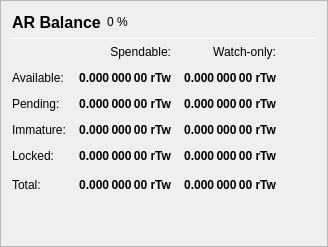
                   <widget class="QFrame" name="frame_Balances">
                    <property name="frameShape">
                     <enum>QFrame::StyledPanel</enum>
                    </property>
                    <property name="frameShadow">
                     <enum>QFrame::Raised</enum>
                    </property>
                    <layout class="QVBoxLayout" name="verticalLayout_4">
                     <item>
                      <layout class="QHBoxLayout" name="horizontalLayout_4">
                       <item>
                        <widget class="QLabel" name="label_5">
                         <property name="minimumSize">
                          <size>
                           <width>0</width>
                           <height>20</height>
                          </size>
                         </property>
                         <property name="font">
                          <font>
                           <pointsize>12</pointsize>
                           <weight>75</weight>
                           <bold>true</bold>
                          </font>
                         </property>
                         <property name="text">
                          <string>AR Balance</string>
                         </property>
                        </widget>
                       </item>
                       <item>
                        <widget class="QLabel" name="labelAriAPercent">
                         <property name="text">
                          <string notr="true">0 %</string>
                         </property>
                        </widget>
                       </item>
                       <item>
                        <spacer name="horizontalSpacer_3">
                         <property name="orientation">
                          <enum>Qt::Horizontal</enum>
                         </property>
                         <property name="sizeHint" stdset="0">
                          <size>
                           <width>40</width>
                           <height>20</height>
                          </size>
                         </property>
                        </spacer>
                       </item>
                      </layout>
                     </item>
                     <item>
                      <widget class="Line" name="line_Balance">
                       <property name="minimumSize">
                        <size>
                         <width>0</width>
                         <height>1</height>
                        </size>
                       </property>
                       <property name="maximumSize">
                        <size>
                         <width>16777215</width>
                         <height>1</height>
                        </size>
                       </property>
                       <property name="orientation">
                        <enum>Qt::Horizontal</enum>
                       </property>
                      </widget>
                     </item>
                     <item>
                      <layout class="QGridLayout" name="gridLayout">
                       <property name="spacing">
                        <number>12</number>
                       </property>
                       <item row="0" column="1">
                        <widget class="QLabel" name="labelSpendable">
                         <property name="text">
                          <string>Spendable:</string>
                         </property>
                         <property name="alignment">
                          <set>Qt::AlignRight|Qt::AlignTrailing|Qt::AlignVCenter</set>
                         </property>
                        </widget>
                       </item>
                       <item row="0" column="2">
                        <widget class="QLabel" name="labelWatchonly">
                         <property name="text">
                          <string>Watch-only:</string>
                         </property>
                         <property name="alignment">
                          <set>Qt::AlignRight|Qt::AlignTrailing|Qt::AlignVCenter</set>
                         </property>
                        </widget>
                       </item>
                       <item row="1" column="0">
                        <widget class="QLabel" name="labelBalanceText">
                         <property name="text">
                          <string>Available:</string>
                         </property>
                        </widget>
                       </item>
                       <item row="1" column="1">
                        <widget class="QLabel" name="labelBalance">
                         <property name="font">
                          <font>
                           <weight>75</weight>
                           <bold>true</bold>
                          </font>
                         </property>
                         <property name="cursor">
                          <cursorShape>IBeamCursor</cursorShape>
                         </property>
                         <property name="toolTip">
                          <string>Your current spendable balance</string>
                         </property>
                         <property name="text">
                          <string notr="true">0.000 000 00 rTw</string>
                         </property>
                         <property name="alignment">
                          <set>Qt::AlignRight|Qt::AlignTrailing|Qt::AlignVCenter</set>
                         </property>
                         <property name="textInteractionFlags">
                          <set>Qt::LinksAccessibleByMouse|Qt::TextSelectableByKeyboard|Qt::TextSelectableByMouse</set>
                         </property>
                        </widget>
                       </item>
                       <item row="1" column="2">
                        <widget class="QLabel" name="labelWatchAvailable">
                         <property name="font">
                          <font>
                           <weight>75</weight>
                           <bold>true</bold>
                          </font>
                         </property>
                         <property name="cursor">
                          <cursorShape>IBeamCursor</cursorShape>
                         </property>
                         <property name="toolTip">
                          <string>Your current balance in watch-only addresses</string>
                         </property>
                         <property name="text">
                          <string notr="true">0.000 000 00 rTw</string>
                         </property>
                         <property name="alignment">
                          <set>Qt::AlignRight|Qt::AlignTrailing|Qt::AlignVCenter</set>
                         </property>
                         <property name="textInteractionFlags">
                          <set>Qt::LinksAccessibleByMouse|Qt::TextSelectableByKeyboard|Qt::TextSelectableByMouse</set>
                         </property>
                        </widget>
                       </item>
                       <item row="2" column="0">
                        <widget class="QLabel" name="labelPendingText">
                         <property name="text">
                          <string>Pending:</string>
                         </property>
                        </widget>
                       </item>
                       <item row="2" column="1">
                        <widget class="QLabel" name="labelUnconfirmed">
                         <property name="font">
                          <font>
                           <weight>75</weight>
                           <bold>true</bold>
                          </font>
                         </property>
                         <property name="cursor">
                          <cursorShape>IBeamCursor</cursorShape>
                         </property>
                         <property name="toolTip">
                          <string>Total of transactions that have yet to be confirmed, and do not yet count toward the spendable balance</string>
                         </property>
                         <property name="text">
                          <string notr="true">0.000 000 00 rTw</string>
                         </property>
                         <property name="alignment">
                          <set>Qt::AlignRight|Qt::AlignTrailing|Qt::AlignVCenter</set>
                         </property>
                         <property name="textInteractionFlags">
                          <set>Qt::LinksAccessibleByMouse|Qt::TextSelectableByKeyboard|Qt::TextSelectableByMouse</set>
                         </property>
                        </widget>
                       </item>
                       <item row="2" column="2">
                        <widget class="QLabel" name="labelWatchPending">
                         <property name="font">
                          <font>
                           <weight>75</weight>
                           <bold>true</bold>
                          </font>
                         </property>
                         <property name="cursor">
                          <cursorShape>IBeamCursor</cursorShape>
                         </property>
                         <property name="toolTip">
                          <string>Unconfirmed transactions to watch-only addresses</string>
                         </property>
                         <property name="text">
                          <string notr="true">0.000 000 00 rTw</string>
                         </property>
                         <property name="alignment">
                          <set>Qt::AlignRight|Qt::AlignTrailing|Qt::AlignVCenter</set>
                         </property>
                         <property name="textInteractionFlags">
                          <set>Qt::LinksAccessibleByMouse|Qt::TextSelectableByKeyboard|Qt::TextSelectableByMouse</set>
                         </property>
                        </widget>
                       </item>
                       <item row="3" column="0">
                        <widget class="QLabel" name="labelImmatureText">
                         <property name="text">
                          <string>Immature:</string>
                         </property>
                        </widget>
                       </item>
                       <item row="3" column="1">
                        <widget class="QLabel" name="labelImmature">
                         <property name="font">
                          <font>
                           <weight>75</weight>
                           <bold>true</bold>
                          </font>
                         </property>
                         <property name="cursor">
                          <cursorShape>IBeamCursor</cursorShape>
                         </property>
                         <property name="toolTip">
                          <string>Staked rewards that has not yet matured</string>
                         </property>
                         <property name="text">
                          <string notr="true">0.000 000 00 rTw</string>
                         </property>
                         <property name="alignment">
                          <set>Qt::AlignRight|Qt::AlignTrailing|Qt::AlignVCenter</set>
                         </property>
                         <property name="textInteractionFlags">
                          <set>Qt::LinksAccessibleByMouse|Qt::TextSelectableByKeyboard|Qt::TextSelectableByMouse</set>
                         </property>
                        </widget>
                       </item>
                       <item row="3" column="2">
                        <widget class="QLabel" name="labelWatchImmature">
                         <property name="font">
                          <font>
                           <weight>75</weight>
                           <bold>true</bold>
                          </font>
                         </property>
                         <property name="cursor">
                          <cursorShape>IBeamCursor</cursorShape>
                         </property>
                         <property name="toolTip">
                          <string>Staked rewards in watch-only addresses that has not yet matured</string>
                         </property>
                         <property name="text">
                          <string notr="true">0.000 000 00 rTw</string>
                         </property>
                         <property name="alignment">
                          <set>Qt::AlignRight|Qt::AlignTrailing|Qt::AlignVCenter</set>
                         </property>
                         <property name="textInteractionFlags">
                          <set>Qt::LinksAccessibleByMouse|Qt::TextSelectableByKeyboard|Qt::TextSelectableByMouse</set>
                         </property>
                        </widget>
                       </item>
                       <item row="4" column="0">
                        <widget class="QLabel" name="labelLockedBalanceText">
                         <property name="toolTip">
                          <string>Locked rTw. These are excluded from zTGT minting.</string>
                         </property>
                         <property name="text">
                          <string>Locked:</string>
                         </property>
                        </widget>
                       </item>
                       <item row="4" column="1">
                        <widget class="QLabel" name="labelLockedBalance">
                         <property name="font">
                          <font>
                           <weight>75</weight>
                           <bold>true</bold>
                          </font>
                         </property>
                         <property name="cursor">
                          <cursorShape>IBeamCursor</cursorShape>
                         </property>
                         <property name="toolTip">
                          <string>Locked rTw. These are excluded from zTGT minting.</string>
                         </property>
                         <property name="text">
                          <string notr="true">0.000 000 00 rTw</string>
                         </property>
                         <property name="alignment">
                          <set>Qt::AlignRight|Qt::AlignTrailing|Qt::AlignVCenter</set>
                         </property>
                         <property name="textInteractionFlags">
                          <set>Qt::LinksAccessibleByMouse|Qt::TextSelectableByKeyboard|Qt::TextSelectableByMouse</set>
                         </property>
                        </widget>
                       </item>
                       <item row="4" column="2">
                        <widget class="QLabel" name="labelWatchLocked">
                         <property name="font">
                          <font>
                           <weight>75</weight>
                           <bold>true</bold>
                          </font>
                         </property>
                         <property name="cursor">
                          <cursorShape>IBeamCursor</cursorShape>
                         </property>
                         <property name="toolTip">
                          <string>Current locked balance in watch-only addresses</string>
                         </property>
                         <property name="text">
                          <string notr="true">0.000 000 00 rTw</string>
                         </property>
                         <property name="alignment">
                          <set>Qt::AlignRight|Qt::AlignTrailing|Qt::AlignVCenter</set>
                         </property>
                         <property name="textInteractionFlags">
                          <set>Qt::LinksAccessibleByMouse|Qt::TextSelectableByKeyboard|Qt::TextSelectableByMouse</set>
                         </property>
                        </widget>
                       </item>
                       <item row="5" column="0">
                        <widget class="QLabel" name="labelTotalText">
                         <property name="toolTip">
                          <string>Your current rTw balance, unconfirmed and immature transactions included</string>
                         </property>
                         <property name="text">
                          <string>Total:</string>
                         </property>
                        </widget>
                       </item>
                       <item row="5" column="1">
                        <widget class="QLabel" name="labelTotal">
                         <property name="font">
                          <font>
                           <weight>75</weight>
                           <bold>true</bold>
                          </font>
                         </property>
                         <property name="cursor">
                          <cursorShape>IBeamCursor</cursorShape>
                         </property>
                         <property name="toolTip">
                          <string>Your current rTw balance, unconfirmed and immature transactions included</string>
                         </property>
                         <property name="text">
                          <string notr="true">0.000 000 00 rTw</string>
                         </property>
                         <property name="alignment">
                          <set>Qt::AlignRight|Qt::AlignTrailing|Qt::AlignVCenter</set>
                         </property>
                         <property name="textInteractionFlags">
                          <set>Qt::LinksAccessibleByMouse|Qt::TextSelectableByKeyboard|Qt::TextSelectableByMouse</set>
                         </property>
                        </widget>
                       </item>
                       <item row="5" column="2">
                        <widget class="QLabel" name="labelWatchTotal">
                         <property name="font">
                          <font>
                           <weight>75</weight>
                           <bold>true</bold>
                          </font>
                         </property>
                         <property name="cursor">
                          <cursorShape>IBeamCursor</cursorShape>
                         </property>
                         <property name="toolTip">
                          <string>Current total balance in watch-only addresses</string>
                         </property>
                         <property name="text">
                          <string notr="true">0.000 000 00 rTw</string>
                         </property>
                         <property name="alignment">
                          <set>Qt::AlignRight|Qt::AlignTrailing|Qt::AlignVCenter</set>
                         </property>
                         <property name="textInteractionFlags">
                          <set>Qt::LinksAccessibleByMouse|Qt::TextSelectableByKeyboard|Qt::TextSelectableByMouse</set>
                         </property>
                        </widget>
                       </item>
                       <item row="5" column="3">
                        <spacer name="horizontalSpacer_9">
                         <property name="orientation">
                          <enum>Qt::Horizontal</enum>
                         </property>
                         <property name="sizeHint" stdset="0">
                          <size>
                           <width>40</width>
                           <height>20</height>
                          </size>
                         </property>
                        </spacer>
                       </item>
                      </layout>
                     </item>
                     <item>
                      <spacer name="verticalSpacer_3">
                       <property name="orientation">
                        <enum>Qt::Vertical</enum>
                       </property>
                       <property name="sizeHint" stdset="0">
                        <size>
                         <width>20</width>
                         <height>40</height>
                        </size>
                       </property>
                      </spacer>
                     </item>
                    </layout>
                   </widget>
